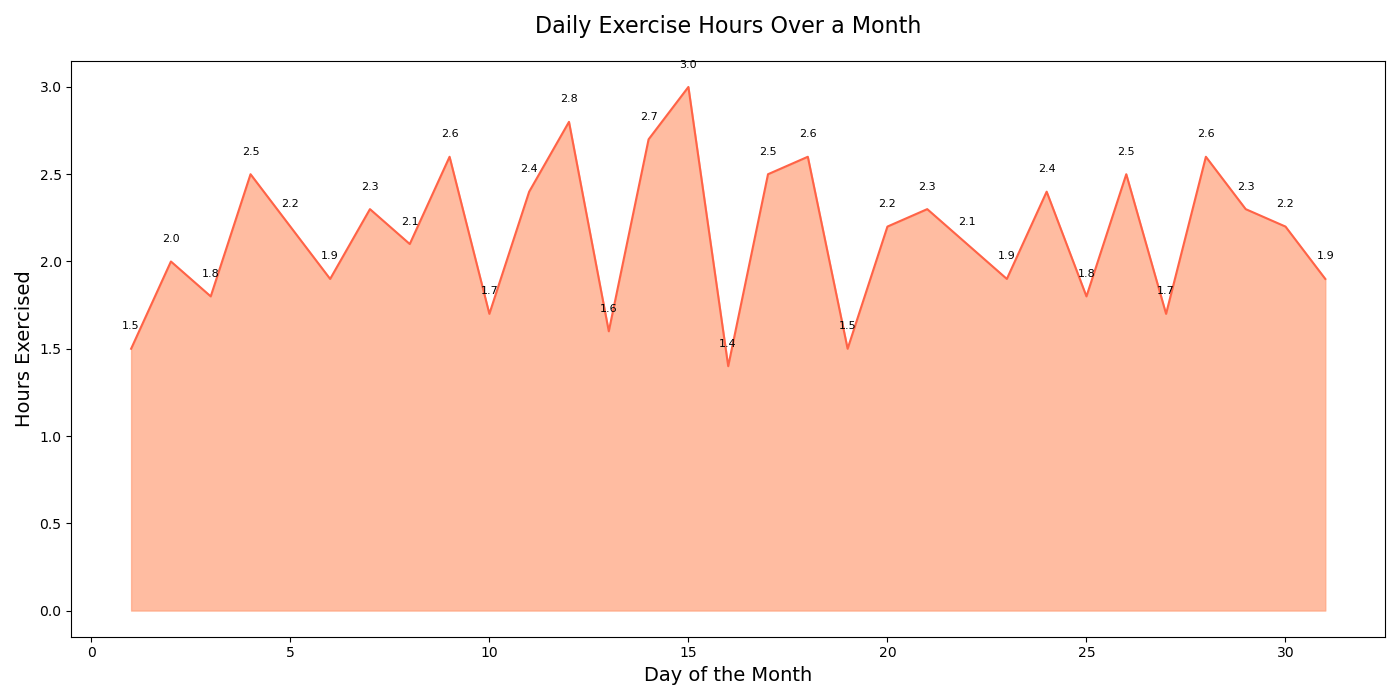

Write the Python code that produced this figure.

import matplotlib.pyplot as plt
import pandas as pd

# Data
data = {
    'Day': [1, 2, 3, 4, 5, 6, 7, 8, 9, 10, 11, 12, 13, 14, 15, 16, 17, 18, 19, 20, 21, 22, 23, 24, 25, 26, 27, 28, 29, 30, 31],
    'Hours_Exercised': [1.5, 2, 1.8, 2.5, 2.2, 1.9, 2.3, 2.1, 2.6, 1.7, 2.4, 2.8, 1.6, 2.7, 3, 1.4, 2.5, 2.6, 1.5, 2.2, 2.3, 2.1, 1.9, 2.4, 1.8, 2.5, 1.7, 2.6, 2.3, 2.2, 1.9]
}

df = pd.DataFrame(data)

# Plot
plt.figure(figsize=(14, 7))
plt.fill_between(df['Day'], df['Hours_Exercised'], color='#FFA07A', alpha=0.7)
plt.plot(df['Day'], df['Hours_Exercised'], color='#FF6347')

# Annotations
for i in range(len(df)):
    plt.text(df['Day'][i], df['Hours_Exercised'][i] + 0.1, str(df['Hours_Exercised'][i]), ha='center', va='bottom', fontsize=8)

# Title and labels
plt.title('Daily Exercise Hours Over a Month', fontsize=16, pad=20)
plt.xlabel('Day of the Month', fontsize=14)
plt.ylabel('Hours Exercised', fontsize=14)

# Adjust layout to prevent overlap
plt.tight_layout()

# Show plot
plt.show()
